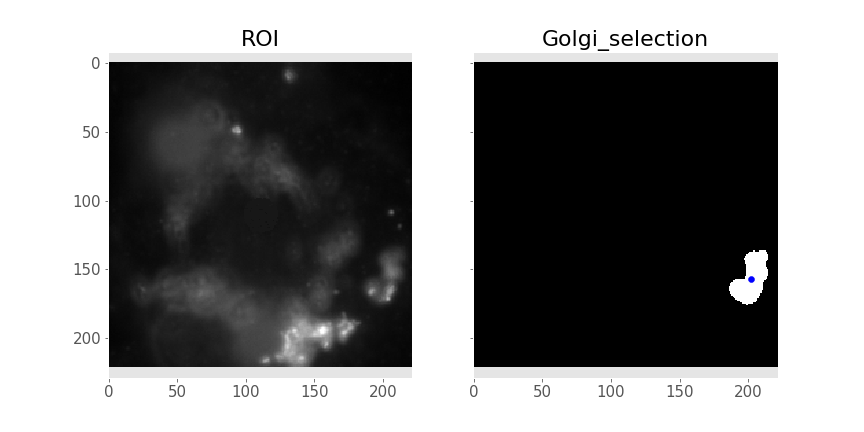
#> input picture csvfiles/Animal 1_2hrs_007_Golgi_centroid_202.0_157.2.png, 864 x 432 px, given in place of Animal 1_4hrs_002-edit.tif, which was not available
$ jupyter execute --allow-errors ImageQuantification.ipynb   (shell and % lines are left out)   (older library calls are emulated)   (text cells are left out)
#> lines starting #> are read from the running program, lines starting #| are printed output that depends on the picture; pictures that were not available may be replaced by others from this repository, and a replacement may not be noted
[cell 1]
import numpy as np
import matplotlib.pyplot as plt
import matplotlib
import matplotlib.colors as colors

### Ensuring pretty plots ###
plt.style.use('ggplot')
plt.rc('axes', titlesize = 22)
plt.rc('axes', labelsize = 22)
plt.rc('xtick', labelsize = 15)
plt.rc('ytick', labelsize = 15)

[cell 2]
### Importing tiff stack images with skimage.io.imread
from skimage import io

#imdir = 'C:/Users/letmedoit/endothelial Polarization-exp 1/processeddata/Animal-1-4hrs-marked/'
imdir = '../data/processed_images/exp-1/Animal-1-4hrs-marked/'
# loads to numpy array
imarrayGBR = io.imread(imdir + 'Animal 1_4hrs_002-edit.tif')
#> imarrayGBR is the input picture: shape (432, 864, 4); mean R, G, B, A 135.2, 135.2, 135.3, 255


print("dtype:{}, shape:{}, min:{}, max:{}".format(
    imarrayGBR.dtype, imarrayGBR.shape, imarrayGBR.min(), imarrayGBR.max()))
#| dtype:uint8, shape:(432, 864, 4), min:0, max:255

### N.B. The order is green, blue, red
colors = ['Greens', 'Blues', 'Reds']
names = ['Golgi', 'Nuclei', 'Cadherin']

## Plotting under this line ##
fig, ax = plt.subplots(1, 3, figsize=(15,15))

for i, (color, name) in enumerate(zip(colors, names)):
    ax[i].imshow(imarrayGBR[:,:,i], cmap=color)
    ax[i].set_title(name)
    ax[i].set_axis_off()
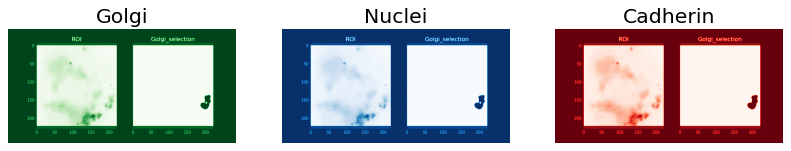
#> figure drawn by matplotlib, 3 panels

[cell 3]
def show_image(image_array, color = 'gray', title = '', vmax = None):
    colors_and_cmaps = {'gray':'gray', 'green':'Greens',
                      'blue':'Blues', 'red':'Reds'}
    plt.figure(figsize = (9, 9))
    plt.imshow(image_array,
               vmax = vmax,
               cmap = colors_and_cmaps[color])
    plt.xlabel('Pixel [x]')
    plt.ylabel('Pixel [y]')
    plt.title(title)
    plt.axis('off')
    plt.colorbar()

[cell 4]
# The first image in the tif stack is green
image_array = imarrayGBR[:,:,0]

show_image(image_array, color='green', title='Green channel: Golgi', vmax=2000)
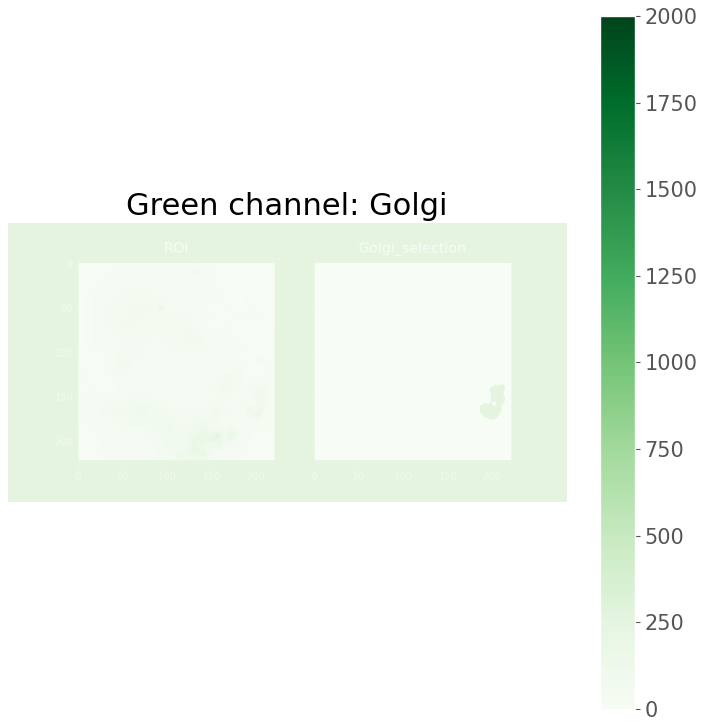
#> figure drawn by matplotlib, 2 panels

[cell 5]
fig, ax = plt.subplots(1,2, figsize=(15,9))

n, bins, _ = ax[0].hist(image_array.flatten(),
                            range=(1500,3500),
                            bins=2000,
                            histtype='step')
#> n = 2000 values from 0 to 0; bins = 2001 values from 1500 to 3500

ax[0].set_xlabel('Pixel Intensity')
ax[0].set_ylabel('# of Pixels with Given Intensity')
ax[0].set_title('Spray Paint Effect on Intensity Distribution')
ax[0].grid('off')

# Within the range (1500,3500), the spray-can intensity
# is found the most and can be selected this way
spray_value = int(bins[n.argmax()])
#> spray_value = 1500

# mask to select pixels matching spray-can value
spray_array = image_array == spray_value
#> spray_array: shape (432, 864) bool; every value is 0

ax[1].imshow(spray_array)

ax[1].set_title('Spray Paint Value Only')
ax[1].set_xlabel('Pixel [x]')
ax[1].set_ylabel('Pixel [y]')
ax[1].set_axis_off()
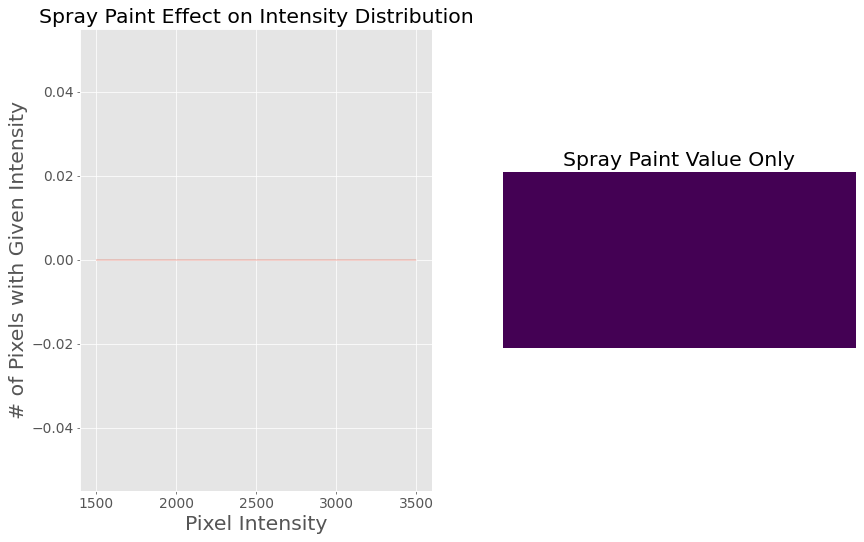
#> figure drawn by matplotlib, 2 panels

[cell 6]
# [22 lines left out: function get_spray_can_value, not called in this run]

[cell 7]
x,y = np.where(spray_array==True)
#> x = empty array; y = empty array
X = np.array((x,y)).T
#> X = empty array

print('X.shape: {}'.format(X.shape))
#| X.shape: (0, 2)
print('X: {}'.format(X))
#| X: []

[cell 8]
## Thanks to dbscan documentation
## http://scikit-learn.org/stable/auto_examples/cluster/plot_dbscan.html

from sklearn.cluster import DBSCAN
#> (the rest of this cell did not finish here and is left out)

[cell 9]
fig, ax = plt.subplots(1,2, figsize=(15,9),
                       sharex=True,sharey=True)

spray_paint_centers = []
max_spray_size = 60 #pixels
# the actual sprays are ~21 pixels wide, so this is generous
bad_labels = [-1]

#> (the rest of this cell did not finish here and is left out)

#> (a cell that did not finish here is left out)

[cell 11]
# [6 lines left out: function binary_cluster_to_image_array, not called in this run]

[cell 12]
# [41 lines left out: function get_ROI_pixels, not called in this run]

[cell 13]
# [24 lines left out: function remove_spray_can_feature, not called in this run]

#> (a cell that did not finish here is left out)

[cell 15]
from skimage import filters
from skimage import measure

#> (the rest of this cell did not finish here and is left out)

#> (a cell that did not finish here is left out)

#> (a cell that did not finish here is left out)

#> (a cell that did not finish here is left out)

[cell 19]
# [20 lines left out: function get_region_properties, not called in this run]

[cell 20]
blue_image_array = imarrayGBR[:,:,1]

[cell 21]
#print(spray_paint_centers)

[cell 22]
def obtain_nucleus_properties(spray_paint_centers, blue_image_array,
                             want_plots=False, out_dir="",
                             image_name=""):
    """Returns a numpy array of nucleus properties

    Keyword arguments
    --------------------
    spray_paint_centers: [1D array with elements [x,y]]
        1D array containing the pixel locations of various ROI centers

    blue_image_array: [2D image array]
        2D image array

    want_plots: [bool] [optional] [Default: False]
        True if you want to save plots

    out_dir: [path] [optional]
        String containing the directory for plots to be saved

    image_name: [str] [optional]
        String for the image filename.

    Uses Otsu's Method for image segmentation.
    """
#> called with want_plots = False, out_dir = '', image_name = ''
    from scipy import ndimage as ndi
    from skimage.morphology import watershed
    from skimage.feature import peak_local_max

    n_cells = len(spray_paint_centers)
    nucleus_centroid_list = []
    area_list = []
    perimeter_list = []

    image_array = np.array(blue_image_array)

    if want_plots:
        fig, axes = plt.subplots(2, n_cells, figsize=(16,5),
                                 sharex=True, sharey=True,
                                 subplot_kw={'adjustable':'box-forced'})
        ax = axes.ravel()

    for i, cell in enumerate(spray_paint_centers):
        blue_ROI = get_ROI_pixels(image_array, cell)

        # Use Otsu's Method to separate foreground from background
        val_otsu_blue = filters.threshold_otsu(blue_ROI)
        binary_mask_blue = blue_ROI > val_otsu_blue

        # Apply Euclidean Distance Transform to the binary image
        blue_distance = ndi.distance_transform_edt(binary_mask_blue)

        # Obtain the local maxima using distance to the background
        blue_local_maxi = peak_local_max(blue_distance,
                                    min_distance=23, # ~ cell radius in pixels
                                    #exclude_border=True,
                                    indices=False,
                                    labels=binary_mask_blue)

        # Mark the maxima
        blue_markers, nfeatures = ndi.label(blue_local_maxi)

        # Apply watershed segmentation. Don't forget about the negative!
        # The negative is important because `watershed` expects minima
        blue_labels = watershed(-blue_distance, blue_markers,
                           mask = binary_mask_blue)

        # background is labeled 0
        blue_cluster_labels = np.delete(np.unique(blue_labels), 0)

        ### Get the pixel indices for the desired nucleus

        middle = np.array(list(blue_labels.shape)) / 2

        distance_list = []
        centroid_list = []
        XYnuclei_list = []

        for label in np.unique(blue_cluster_labels):
            x, y = np.where(blue_labels==label)
            XY = np.array((x,y)).T
            XYnuclei_list.append([XY])
            cent = XY.mean(axis=0)
            centroid_list.append(cent)
            distance = np.linalg.norm(np.abs(cent - middle))
            distance_list.append(distance)

        XYnuclei_array = np.array(XYnuclei_list)

        distances = np.array(distance_list)
        min_index = np.argmin(distances)
        nucleus_centroid_list.append(centroid_list[min_index])

        ## Rotate selected nucleus
        Xnucleus = binary_cluster_to_image_array(blue_labels,
                                                XYnuclei_array[min_index][0])

        # Obtain Nucleus properties.
        area, perimeter, _ = get_region_properties(Xnucleus)
        area_list.append(area)
        perimeter_list.append(perimeter)

        ## Plotting under this line ##
        if want_plots:
            ax[i].imshow(Xnucleus, label='Nucleus', cmap='gray')
            ax[i].scatter(nucleus_centroid_list[i][1],
                          nucleus_centroid_list[i][0],
                          c='b', label='Centroid')
            ax[i+n_cells].imshow(blue_ROI, cmap='gray')
            ax[i+n_cells].grid('off')
            ax[i].grid('off')
#> after the loop, area_list = []; nucleus_centroid_list = []; perimeter_list = []
        #### end
    if want_plots:
        plt.savefig("{}/{}_{}.png".format(
            out_dir, image_name, "Nuclei"))
        plt.close() # close figure

    #print("nucleus within the function: {}".format(nucleus_centroid_list))
    return (np.array(area_list), np.array(perimeter_list),
            np.array(nucleus_centroid_list))

[cell 23]
bluecent = obtain_nucleus_properties(spray_paint_centers, blue_image_array)
#> bluecent = (empty array, empty array, empty array)
bluecent
#> Out = (empty array, empty array, empty array)

[cell 24]
show_image(blue_image_array, color='blue', title='Blue channel: Nuclei', vmax=5000)
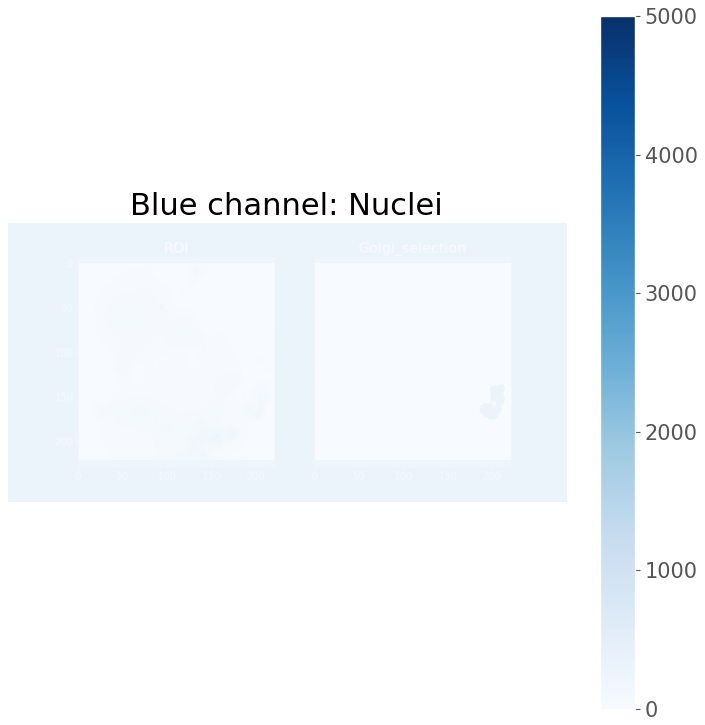
#> figure drawn by matplotlib, 2 panels

$ run again, on csvfiles/Animal 1_2hrs_016_Golgi_centroid_170.0_92.4.png
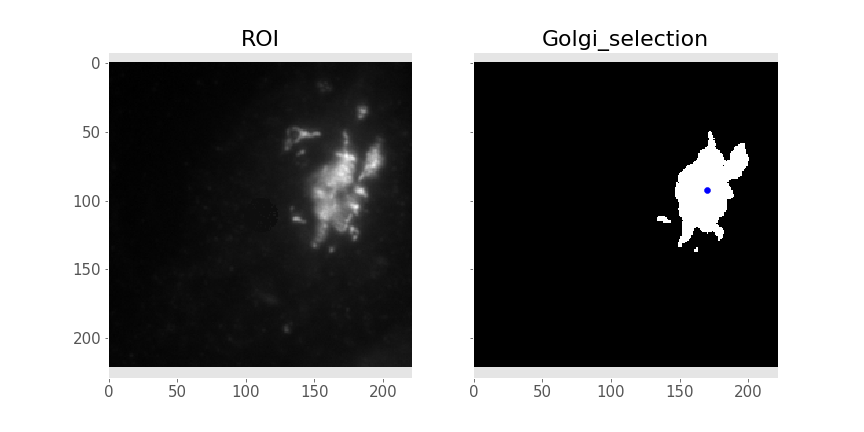
#> input picture csvfiles/Animal 1_2hrs_016_Golgi_centroid_170.0_92.4.png, 864 x 432 px, given in place of Animal 1_4hrs_002-edit.tif, which was not available
#> imarrayGBR is the input picture: shape (432, 864, 4); mean R, G, B, A 134.5, 134.5, 134.5, 255
#| dtype:uint8, shape:(432, 864, 4), min:0, max:255
#> `[cell 2] ### Importing tiff stack images with skimage.io.imread from s..`:
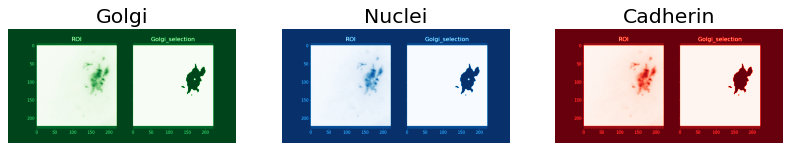
#> figure drawn by matplotlib, 3 panels
#> n = 2000 values from 0 to 0; bins = 2001 values from 1500 to 3500
#> spray_value = 1500
#> spray_array: shape (432, 864) bool; every value is 0
#> x = empty array
#| X.shape: (0, 2)
#| X: []
#> after the loop in obtain_nucleus_properties, `for i, cell in enumerate(spray_paint_centers):`: area_list = []
#> bluecent = (empty array, empty array, empty array)
